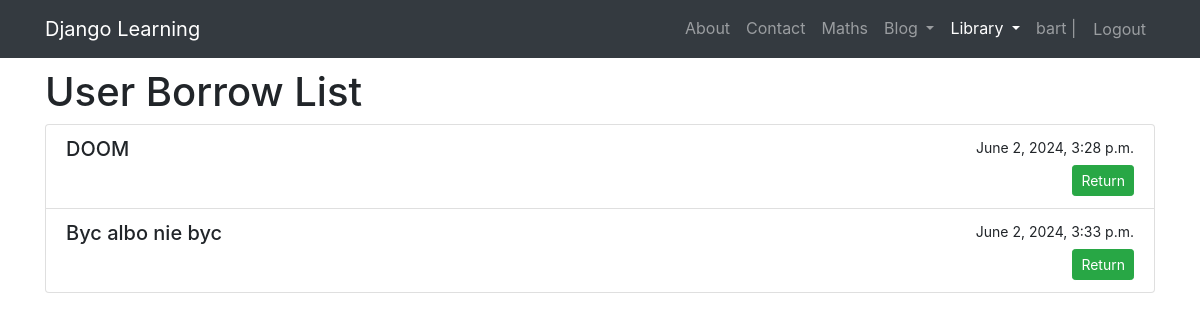
Page /books/borrowed-list/ (signed in) on the committed database.
### books/models.py (models this page shows, shortened)
class Borrow(models.Model):
    book = models.ForeignKey('Book', on_delete=models.CASCADE)
    user = models.ForeignKey(User, on_delete=models.CASCADE)
    borrow_date = models.DateTimeField(default=timezone.now)
    is_returned = models.BooleanField(default=False)
    return_date = models.DateTimeField(null=True,blank=True)

class Book(models.Model):
    title = models.CharField(max_length=150, null=False)
    description = models.TextField(null=False)
    image = models.ImageField(upload_to='books/photos/%Y/%m/%d', null=True, blank=True, default=None)
    author = models.ForeignKey(
        'books.author',
        on_delete=models.CASCADE,
        null=False,
        blank=False
    )
    tags = models.ManyToManyField('books.Tag', related_name='books')

### books/views.py (the view, shortened to what this page needs)
# urls.py: path('borrowed-list/', BorrowedListView.as_view(), name='borrow_list')
class BorrowedListView(LoginRequiredMixin, ListView):
    model = Borrow
    template_name = 'user_borrow_list.html'
    context_object_name = 'borrows'
    def get_queryset(self):
        return Borrow.objects.filter(user=self.request.user, is_returned=False)

### books/templates/user_borrow_list.html (shortened to what this page needs)
{% extends "main.html" %}
{% load bootstrap4 %}
{% block content %}
<h1>User Borrow List</h1>
<div class="list-group">
  {% for borrow in borrows %}
  <div class="list-group-item">
    <div class="d-flex justify-content-between">
      <h5 class="mb-1">{{ borrow.book.title }}</h5>
      <small>{{ borrow.borrow_date }}</small>
    </div>
    {% if not borrow.is_returned %}
    <form method="POST" class="float-right">
      <button class="btn btn-success btn-sm">Return</button>
    </form>
    {% endif %}
  </div>
  {% endfor %}
</div>
{% endblock %}

### templates/main.html (shortened to what this page needs)
{% load bootstrap4 %}
<!DOCTYPE html>
<html lang="en">
<head>
   {% load static %}
   <link rel="stylesheet" type="text/css" href="{% static 'maths/css/style.css' %}">
   {% bootstrap_css %}
</head>
<body class="d-flex flex-column min-vh-100">
    <nav class="navbar navbar-expand-lg navbar-dark bg-dark">
        <div class="container">
            <a class="navbar-brand" href="{% url 'greetings:welcome' %}">Django Learning</a>
            <div class="collapse navbar-collapse justify-content-end" id="navbarNav">
                <ul class="navbar-nav">
                    <li class="nav-item {% if 'about' in request.get_full_path %}active{% endif %}">
                        <a class="nav-link" href="{% url 'greetings:about' %}">About</a>
                    </li>
                    <li class="nav-item {% if 'contact' in request.get_full_path %}active{% endif %}">
                        <a class="nav-link" href="{% url 'greetings:contact' %}">Contact</a>
                    </li>
                    <li class="nav-item {% if 'maths' in request.get_full_path %}active{% endif %}">
                        <a class="nav-link" href="{% url 'maths:list' %}">Maths</a>
                    </li>
                    <li class="nav-item dropdown {% if 'posts' in request.get_full_path %}active{% endif %}">
                        <a class="nav-link dropdown-toggle" href="#" id="navbarDropdown" role="button" data-toggle="dropdown" aria-haspopup="true" aria-expanded="false">
                          Blog
                        </a>
                      </li>
                    <li class="nav-item dropdown {% if 'books' in request.get_full_path %}active{% endif %}">
                        <a class="nav-link dropdown-toggle" href="#" id="navbarDropdown" role="button" data-toggle="dropdown" aria-haspopup="true" aria-expanded="false">
                          Library
                        </a>
                      </li>
                    {% if user.is_authenticated %}
                    <li class="nav-item">
                        <a class="nav-link"  href="{% url 'books:borrow_list' %}">{{ user.username }} |</a>
                    </li>
                    <li class="nav-item">
                        <form id="logout-form" action="{% url 'logout' %}" method="post" class="d-inline">
                            <button type="submit" class="btn btn-no-effect nav-link">Logout</button>
                        </form>
                    </li>
                    {% else %}
                    <li class="nav-item {% if 'login' in request.get_full_path %}active{% endif %}">
                        <a class="nav-link" href="{% url 'login' %}">Login</a>
                    </li>
                    {% endif %}
                </ul>
            </div>
        </div>
    </nav>
<main role="main" class="container" style="margin-top: 10px;">
    {% block content %}{% endblock %}
</main>
</body>
</html>

### rows in the picture
Borrow: book "DOOM", borrow_date "June 2, 2024, 3:28 p.m."
Borrow: book "Byc albo nie byc", borrow_date "June 2, 2024, 3:33 p.m."

### other values in the picture
{{ user.username }} "bart"
